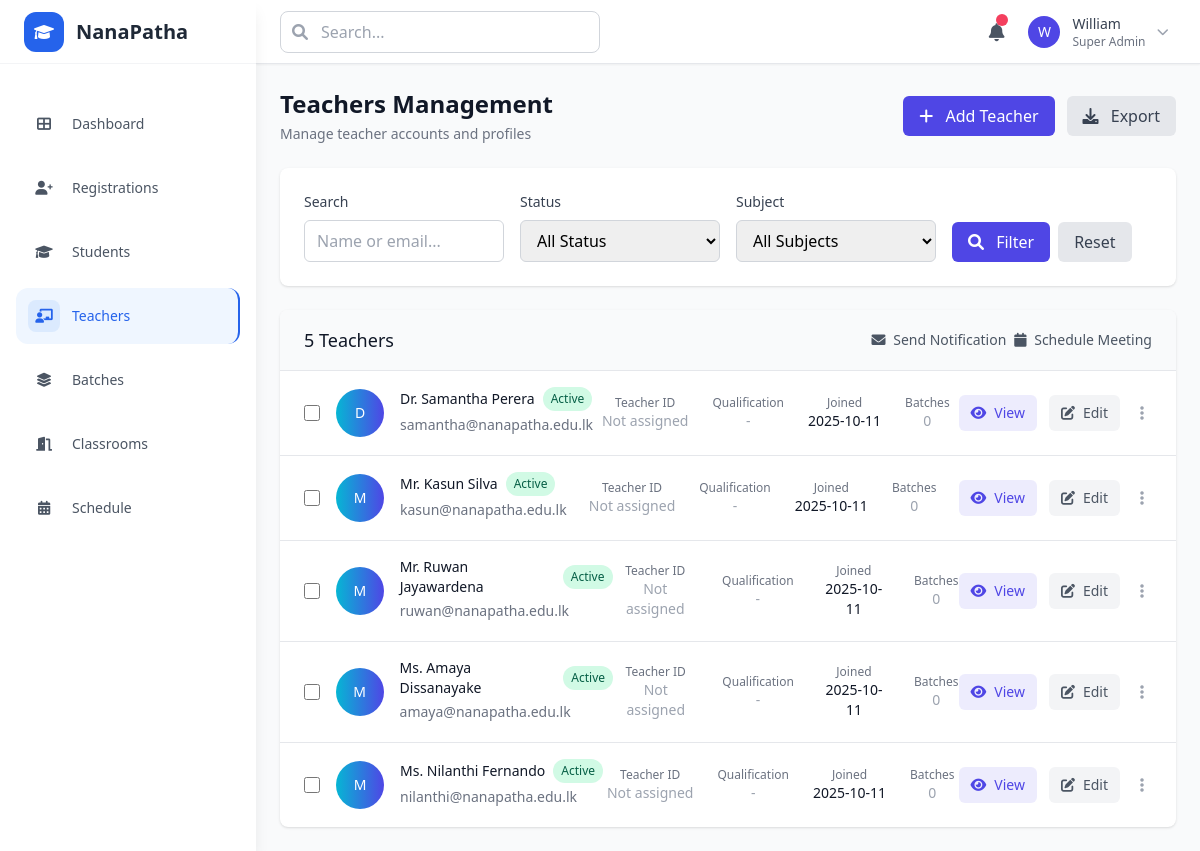
Screenshot of /admin/teachers with the database file from the repository.
### models.py (models this page shows)
class User(db.Model):
    __tablename__ = 'users'
    id = db.Column(db.Integer, primary_key=True)
    name = db.Column(db.String(255), nullable=False)
    email = db.Column(db.String(255), unique=True, nullable=False)
    phone = db.Column(db.String(20))
    password_hash = db.Column(db.String(255))
    temp_password = db.Column(db.String(255))
    role = db.Column(db.Enum('student', 'teacher', 'admin', name='user_roles'), nullable=False)
    status = db.Column(db.Enum('pending', 'active', 'inactive', name='user_status'), default='pending')
    created_at = db.Column(db.DateTime, default=datetime.utcnow)
    updated_at = db.Column(db.DateTime, default=datetime.utcnow, onupdate=datetime.utcnow)
    student_profile = db.relationship('StudentProfile', backref='user', uselist=False, cascade='all, delete-orphan')
    teacher_profile = db.relationship('TeacherProfile', backref='user', uselist=False, cascade='all, delete-orphan')

### app.py (the view, shortened to what this page needs)
@app.route('/admin/teachers')
def admin_teachers():
    search_query = request.args.get('search', '')
    status_filter = request.args.get('status', 'all')
    query = User.query.filter_by(role='teacher')
    if status_filter != 'all':
        query = query.filter_by(status=status_filter)
    teachers = query.order_by(User.name).all()
    return render_template('admin/teachers.html',
                         teachers=teachers,
                         search_query=search_query,
                         status_filter=status_filter)

### templates/admin/teachers.html (shortened to what this page needs)
{% extends "base.html" %}
{% block content %}
<div class="space-y-6">
    <div class="flex items-center justify-between">
        <div>
            <h1 class="text-2xl font-semibold text-gray-900">Teachers Management</h1>
            <p class="text-sm text-gray-500 mt-1">Manage teacher accounts and profiles</p>
        </div>
        <div class="flex items-center space-x-3">
            <a href="{{ url_for('admin_teacher_create') }}"
               class="bg-brand text-white px-4 py-2 rounded-md hover:bg-brand-700 transition-colors duration-150">
                <i class="fas fa-plus mr-2"></i>
                Add Teacher
            </a>
            <button class="bg-gray-200 text-gray-700 px-4 py-2 rounded-md hover:bg-gray-300 transition-colors duration-150">
                <i class="fas fa-download mr-2"></i>
                Export
            </button>
        </div>
    </div>
    <div class="bg-white rounded-lg shadow p-6">
        <form method="GET" class="space-y-4">
            <div class="grid grid-cols-1 md:grid-cols-4 gap-4">
                <div>
                    <label class="block text-sm font-medium text-gray-700 mb-2">Search</label>
                    <input type="text" name="search" value="{{ search_query }}"
                           placeholder="Name or email..."
                           class="w-full px-3 py-2 border border-gray-300 rounded-md focus:ring-2 focus:ring-brand focus:border-transparent">
                </div>
                <div>
                    <label class="block text-sm font-medium text-gray-700 mb-2">Status</label>
                    <select name="status"
                            class="w-full px-3 py-2 border border-gray-300 rounded-md focus:ring-2 focus:ring-brand focus:border-transparent">
                        <option value="all" {% if status_filter == 'all' %}selected{% endif %}>All Status</option>
                    </select>
                </div>
                <div>
                    <label class="block text-sm font-medium text-gray-700 mb-2">Subject</label>
                    <select class="w-full px-3 py-2 border border-gray-300 rounded-md focus:ring-2 focus:ring-brand focus:border-transparent">
                        <option value="">All Subjects</option>
                    </select>
                </div>
                <div class="flex items-end space-x-2">
                    <button type="submit"
                            class="bg-brand text-white px-4 py-2 rounded-md hover:bg-brand-700 transition-colors duration-150">
                        <i class="fas fa-search mr-2"></i>
                        Filter
                    </button>
                    <a href="{{ url_for('admin_teachers') }}"
                       class="bg-gray-200 text-gray-700 px-4 py-2 rounded-md hover:bg-gray-300 transition-colors duration-150">
                        Reset
                    </a>
                </div>
            </div>
        </form>
    </div>
    {% if teachers %}
    <div class="bg-white rounded-lg shadow overflow-hidden">
        <div class="px-6 py-4 border-b border-gray-200 bg-gray-50">
            <div class="flex items-center justify-between">
                <h3 class="text-lg font-medium text-gray-900">
                    {{ teachers|length }} Teacher{{ 's' if teachers|length != 1 else '' }}
                </h3>
                <div class="flex items-center space-x-2">
                    <button class="text-sm text-gray-600 hover:text-gray-800">
                        <i class="fas fa-envelope mr-1"></i>
                        Send Notification
                    </button>
                    <button class="text-sm text-gray-600 hover:text-gray-800">
                        <i class="fas fa-calendar mr-1"></i>
                        Schedule Meeting
                    </button>
                </div>
            </div>
        </div>
        <div class="divide-y divide-gray-200">
            {% for teacher in teachers %}
            <div class="px-6 py-4 hover:bg-gray-50 transition-colors duration-150">
                <div class="flex items-center justify-between">
                    <div class="flex items-center space-x-4">
                        <input type="checkbox"
                               class="w-4 h-4 text-brand border-gray-300 rounded focus:ring-brand">
                        <div class="w-12 h-12 bg-gradient-to-r from-secondary to-brand rounded-full flex items-center justify-center">
                            <span class="text-white font-medium text-sm">
                                {{ teacher.name[0].upper() }}
                            </span>
                        </div>
                        <div>
                            <div class="flex items-center space-x-2 mb-1">
                                <h4 class="text-sm font-medium text-gray-900">{{ teacher.name }}</h4>
                                <span class="inline-flex px-2 py-1 text-xs font-medium rounded-full
                                    {% if teacher.status == 'active' %}bg-emerald-100 text-emerald-800
                                    {% elif teacher.status == 'inactive' %}bg-gray-100 text-gray-800
                                    {% else %}bg-amber-100 text-amber-800{% endif %}">
                                    {{ teacher.status.title() }}
                                </span>
                            </div>
                            <p class="text-sm text-gray-500">{{ teacher.email }}</p>
                        </div>
                    </div>
                    <div class="flex items-center space-x-6">
                        <div class="text-center">
                            <p class="text-xs text-gray-500">Teacher ID</p>
                            <p class="text-sm font-medium text-gray-900">
                                {% if teacher.teacher_profile and teacher.teacher_profile.employee_id %}
                                    {{ teacher.teacher_profile.employee_id }}
                                {% else %}
                                    <span class="text-gray-400">Not assigned</span>
                                {% endif %}
                            </p>
                        </div>
                        <div class="text-center">
                            <p class="text-xs text-gray-500">Qualification</p>
                            <p class="text-sm font-medium text-gray-900">
                                {% if teacher.teacher_profile and teacher.teacher_profile.qualifications %}
                                    {{ teacher.teacher_profile.qualifications }}
                                {% else %}
                                    <span class="text-gray-400">-</span>
                                {% endif %}
                            </p>
                        </div>
                        <div class="text-center">
                            <p class="text-xs text-gray-500">Joined</p>
                            <p class="text-sm font-medium text-gray-900">
                                {{ teacher.created_at.strftime('%Y-%m-%d') }}
                            </p>
                        </div>
                        <div class="text-center">
                            <p class="text-xs text-gray-500">Batches</p>
                            <p class="text-sm font-medium text-gray-900">
                                {% if teacher.teacher_profile and teacher.teacher_profile.batches %}
                                    {{ teacher.teacher_profile.batches|length }}
                                {% else %}
                                    <span class="text-gray-400">0</span>
                                {% endif %}
                            </p>
                        </div>
                    </div>
                    <div class="flex items-center space-x-3">
                        <a href="{{ url_for('admin_teacher_detail', teacher_id=teacher.id) }}"
                           class="inline-flex items-center px-3 py-2 text-sm font-medium text-brand bg-brand/10 rounded-md hover:bg-brand/20 transition-colors duration-150">
                            <i class="fas fa-eye mr-2"></i>
                            View
                        </a>
                        <a href="{{ url_for('admin_teacher_edit', teacher_id=teacher.id) }}"
                           class="inline-flex items-center px-3 py-2 text-sm font-medium text-gray-600 bg-gray-100 rounded-md hover:bg-gray-200 transition-colors duration-150">
                            <i class="fas fa-edit mr-2"></i>
                            Edit
                        </a>
                        <div class="relative inline-block text-left">
                            <button class="inline-flex items-center p-2 text-gray-400 hover:text-gray-600 rounded-md hover:bg-gray-100"
                                    onclick="toggleDropdown(event, 'actions-{{ teacher.id }}')">
                                <i class="fas fa-ellipsis-v"></i>
                            </button>
                        </div>
                    </div>
                </div>
            </div>
            {% endfor %}
        </div>
    </div>
    {% endif %}
</div>
{% endblock %}

### rows the page displays
User: name "D", name "Dr. Samantha Perera", status "Active", email "samantha@nanapatha.edu.lk", created_at "2025-10-11"
User: name "M", name "Mr. Kasun Silva", status "Active", email "kasun@nanapatha.edu.lk", created_at "2025-10-11"
User: name "M", name "Mr. Ruwan Jayawardena", status "Active", email "ruwan@nanapatha.edu.lk", created_at "2025-10-11"
User: name "M", name "Ms. Amaya Dissanayake", status "Active", email "amaya@nanapatha.edu.lk", created_at "2025-10-11"
User: name "M", name "Ms. Nilanthi Fernando", status "Active", email "nilanthi@nanapatha.edu.lk", created_at "2025-10-11"

### other values shown
{{ teachers|length }} "5"
{{ 's' if teachers|length != 1 else '' }} "s"
